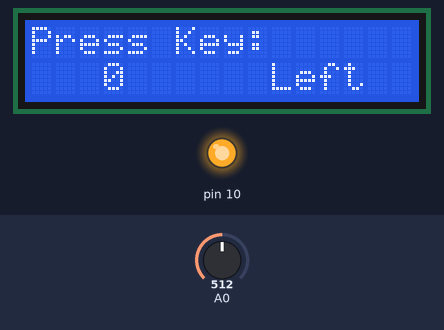
A sketch run on a simulated Arduino Uno, built with avr-gcc and run on an emulated ATmega328P. On the bench: 16×2 character LCD, output pins drawn as LEDs (lit = HIGH). The test bench sets the inputs (shaded band); at power-on: A0 = 512.

Above: at 1.2 s.
1.3 s: A0 set to 408
2.8 s: A0 set to 385
At 2.81 s:
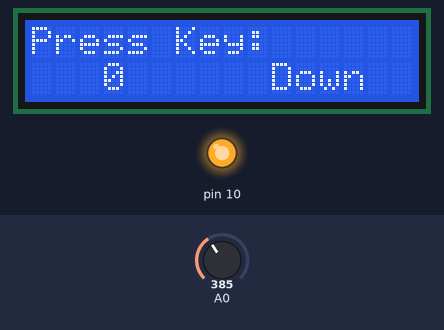
4.4 s: A0 set to 190
At 4.46 s:
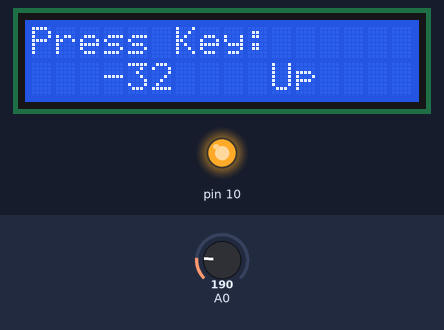
6.1 s: A0 set to 64
7.6 s: A0 set to 53
At 8.0 s:
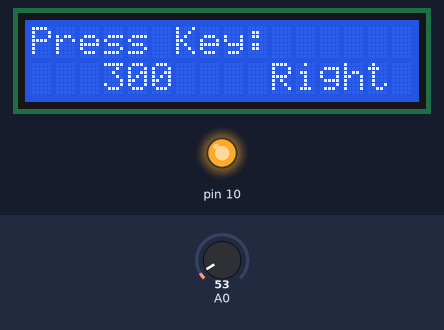
9.1 s: A0 set to 610
At 9.9 s:
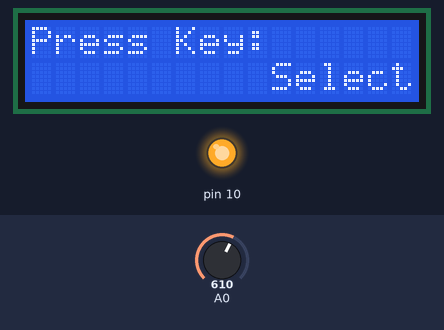

Measured:
- the behaviour switches between 400 and 399 on A0 (found by bisection; images 0 and 1)
- the behaviour switches between 60 and 59 on A0 (found by bisection; images 2 and 3)
- after the input at 1.3 s, every drawn part: stays the same
- after the input at 2.8 s, the display: changes at once (image 1)
- after the input at 4.4 s, the display: changes after 0.05 s (image 2)
- after the input at 7.6 s, the display: changes after 0.05 s (image 3)
- after the input at 9.1 s, the display: changes at once (image 4)

The sketch:

LCD_keypad_shield_01_01.ino
```cpp
/*
http://chingachgook.net/arduino/podklyuchenie-lcd-keypad-shield-k-arduino.html
*/

// include the library code:
#include <LiquidCrystal.h>

// initialize the library with the numbers of the interface pins
LiquidCrystal lcd(8, 9, 4, 5, 6, 7);

int n;

void setup() {
  // set up the LCD's number of columns and rows:
  lcd.begin(16, 2);
  // Print a message to the LCD.
  lcd.setCursor(0, 0);        //line=0, x=0
  lcd.print("Press Key:");
  n = 0;
  lcd.setCursor(10, 1);        //line=1, x=10
  lcd.print ("------");
  lcd.setCursor(3, 1);        //line=1, x=3
  lcd.print (n);
  pinMode(10, OUTPUT);
  digitalWrite(10, HIGH);   // turn the LED on
}

void loop() {

  int x;
  x = analogRead (0);

  if (x < 60) {
    lcd.setCursor(10, 1);        //line=1, x=10
    lcd.print ("Right ");
    lcd.setCursor(3, 1);        //line=1, x=3
    lcd.print (n);
  }
  else if (x < 200) {
    lcd.setCursor(10, 1);        //line=1, x=10
    lcd.print ("Up    ");
    n = n + 1;
    delay (50);
    lcd.setCursor(3, 1);        //line=1, x=3
    lcd.print (n);
  }
  else if (x < 400) {
    lcd.setCursor(10, 1);        //line=1, x=10
    lcd.print ("Down  ");
    n = n - 1;
    delay (50);
    lcd.setCursor(3, 1);        //line=1, x=3
    lcd.print (n);
  }
  else if (x < 600) {
    lcd.setCursor(10, 1);        //line=1, x=10
    lcd.print ("Left  ");
    lcd.setCursor(3, 1);        //line=1, x=3
    lcd.print (n);
  }
  else if (x < 800) {
    lcd.setCursor(10, 1);        //line=1, x=10
    lcd.print ("Select");
    n = 0;
    lcd.setCursor(3, 1);        //line=1, x=3
    lcd.print ("    ");
  }
}
```
